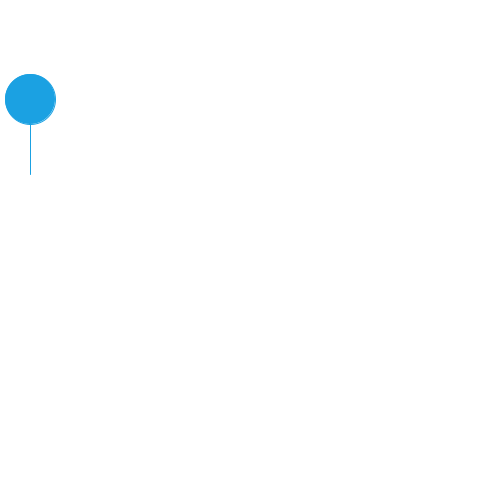
Frame 1 (no input)
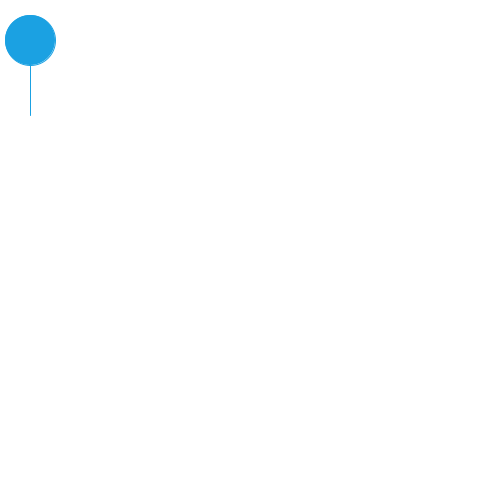
Frame 60 (the mouse pressed at the canvas centre just before this capture)
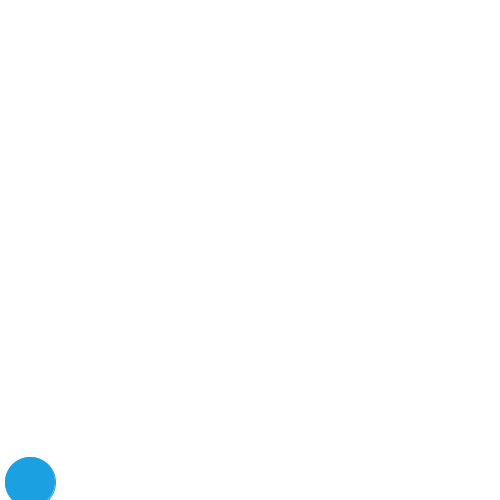
Frame 120 (the mouse held since frame 60 and released just before this capture)

The Processing sketch that drew these frames (run headless with seeded random() and noise(); from frame 60 on, the mouse is pressed at the canvas centre):

// Processing sketch: balloon
// ── balloon.pde
// Name : Supansa Tantulset
// Date : 7 August 2020
// Can create balloon, set color of balloon and rise up the balloon

//variable keep value of color
color blue = color(27,161,226); //color blue
color white = color(255); // color white

//variable keep value of position y
Integer position_y;

void setup(){
  size(500,500);
  background(white); //set color background 
  create_balloon(30, 100, 50); 
}

void draw(){
  // condition check position y for balloon rise up
  
  if (position_y < 0){  
    // set position 'y' as value of height when balloon beyond the top margin 
    position_y = height;
  }
  else {
    // decrease the value of position 'y' when balloon not over the top margin
    position_y -= 1;
  }
  background(white);
  create_balloon(30,position_y,50); //create balloon with new position y
}

Integer create_balloon(int pos_x, int pos_y, int size){
  // function for create balloon
  position_y = pos_y;
  fill(blue);  //set color in circle and line
  stroke(blue); //set stroke color
  circle(pos_x, pos_y, size);
  line(pos_x, pos_y+(size/2), pos_x, pos_y+(size/2)+ size);
  return position_y;
}
